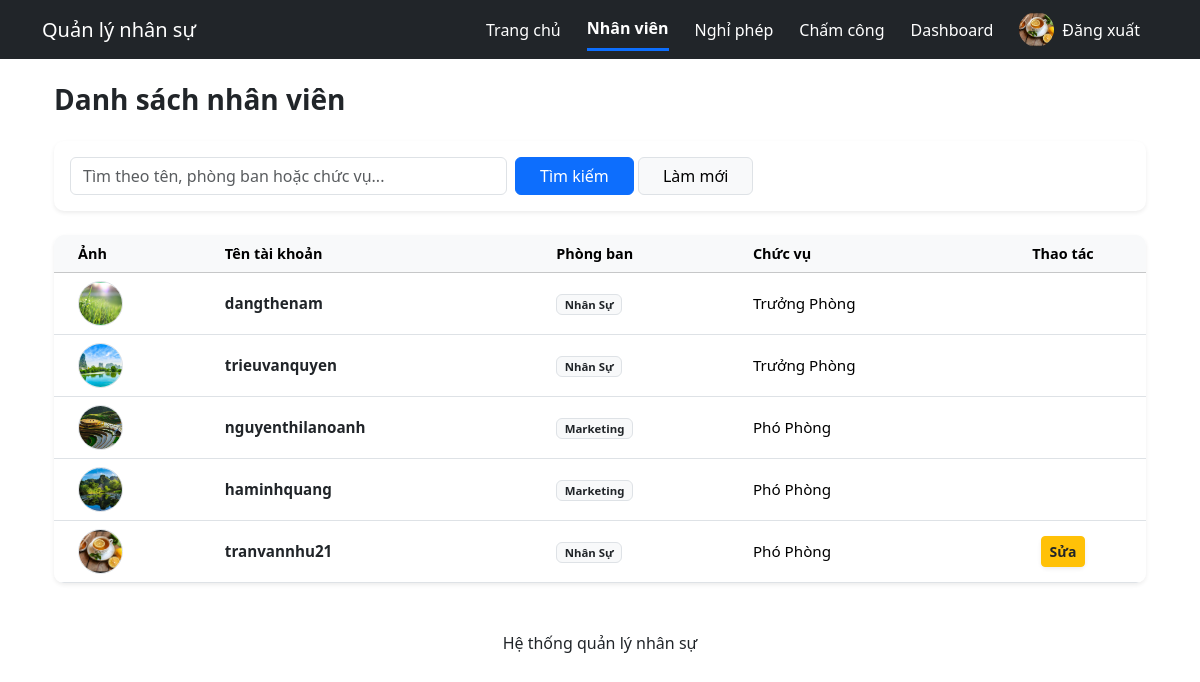
Screenshot of /employees (signed in) with the database file from the repository.
### employees/models.py (models this page shows, shortened)
class Employee(models.Model):
    user = models.OneToOneField(User, on_delete=models.CASCADE, verbose_name="Tài khoản")
    department = models.ForeignKey(
        Department,
        on_delete=models.SET_NULL,
        null=True,
        verbose_name="Phòng ban"
    )
    position = models.ForeignKey(
        Position,
        on_delete=models.SET_NULL,
        null=True,
        verbose_name="Chức vụ"
    )
    phone = models.CharField("Số điện thoại", max_length=20)
    address = models.TextField("Địa chỉ")
    photo = models.ImageField("Ảnh nhân viên", upload_to='employees/', null=True, blank=True)
    class Meta:
        verbose_name = "Nhân viên"
        verbose_name_plural = "Nhân viên"

class Department(models.Model):
    name = models.CharField("Tên phòng ban", max_length=100)
    def __str__(self):
        return self.name
    class Meta:
        verbose_name = "Phòng ban"
        verbose_name_plural = "Phòng ban"

class Position(models.Model):
    title = models.CharField("Chức vụ", max_length=100)
    def __str__(self):
        return self.title
    class Meta:
        verbose_name = "Chức vụ"
        verbose_name_plural = "Chức vụ"

### employees/views.py (the view)
# urls.py: path('employees',views.employee_list),
def employee_list(request):
    keyword = request.GET.get('q')
    employees = Employee.objects.select_related(
        'department','position','user'
    )
    if keyword:
        employees = employees.filter(
            Q(user__username__icontains=keyword) |
            Q(department__name__icontains=keyword) |
            Q(position__title__icontains=keyword)
        )
    return render(request,'employee_list.html',{
        'employees': employees,
        'keyword': keyword
    })

### employees/templates/employee_list.html (shortened to what this page needs)
{% extends 'base.html' %}
{% block content %}
<div class="container-fluid mt-4">
    <div class="d-flex justify-content-between align-items-center mb-4">
        <h3 class="fw-bold text-dark mb-0">Danh sách nhân viên</h3>
    </div>
    <div class="card shadow-sm border-0 mb-4" style="border-radius: 10px;">
        <div class="card-body py-3">
            <form method="get" class="m-0">
                <div class="row g-2 align-items-center">
                    <div class="col-md-6 col-lg-5">
                        <input type="text" name="q" class="form-control" placeholder="Tìm theo tên, phòng ban hoặc chức vụ..." value="{{ keyword|default:'' }}">
                    </div>
                    <div class="col-md-auto">
                        <button type="submit" class="btn btn-primary px-4">Tìm kiếm</button>
                        <a href="/employees" class="btn btn-light border px-4">Làm mới</a>
                    </div>
                </div>
            </form>
        </div>
    </div>
    <div class="card shadow-sm border-0" style="border-radius: 10px; overflow: hidden;">
        <div class="table-responsive">
            <table class="table table-hover align-middle mb-0">
                <thead class="table-light text-muted" style="font-size: 0.9rem;">
                    <tr>
                        <th class="ps-4">Ảnh</th>
                        <th>Tên tài khoản</th>
                        <th>Phòng ban</th>
                        <th>Chức vụ</th>
                        <th width="150" class="text-center pe-4">Thao tác</th>
                    </tr>
                </thead>
                <tbody style="font-size: 0.95rem;">
                    {% for e in employees %}
                    <tr>
                        <td class="ps-4">
                            {% if e.photo %}
                            <img src="{{e.photo.url}}" alt="avatar" class="rounded-circle border" style="width: 45px; height: 45px; object-fit: cover;">
                            {% else %}
                            <img src="https://via.placeholder.com/50" alt="avatar" class="rounded-circle border" style="width: 45px; height: 45px; object-fit: cover;">
                            {% endif %}
                        </td>
                        <td><span class="fw-bold text-dark">{{e.user.username}}</span></td>
                        <td>
                            <span class="badge bg-light text-dark border">{{e.department}}</span>
                        </td>
                        <td>{{e.position}}</td>
                        <td class="text-center pe-4">
                            <div class="btn-group shadow-sm">
                                {% if request.user.is_superuser or e.user == request.user %}
                                <a href="/employees/edit/{{e.id}}" class="btn btn-warning btn-sm text-dark fw-semibold">Sửa</a>
                                {% endif %}
                            </div>
                        </td>
                    </tr>
                    {% endfor %}
                </tbody>
            </table>
        </div>
    </div>
</div>
{% endblock %}

### employees/templates/base.html (shortened to what this page needs)
<!DOCTYPE html>
<html lang="vi">
<head>
<link href="https://cdn.jsdelivr.net/npm/bootstrap@5.3.2/dist/css/bootstrap.min.css" rel="stylesheet">
</head>
<body>
<nav class="navbar navbar-dark bg-dark">
<div class="container">
<a class="navbar-brand" href="/">Quản lý nhân sự</a>
<ul class="navbar-nav flex-row align-items-center">
<li class="nav-item mx-2">
<a class="nav-link {% if request.path == '/' %}active-menu{% endif %}" href="/">
Trang chủ
</a>
</li>
<li class="nav-item mx-2">
<a class="nav-link {% if '/employees' in request.path %}active-menu{% endif %}" href="/employees">
Nhân viên
</a>
</li>
<li class="nav-item mx-2">
<a class="nav-link {% if '/leave' in request.path %}active-menu{% endif %}" href="/leave">
Nghỉ phép
</a>
</li>
<li class="nav-item mx-2">
<a class="nav-link {% if '/attendance' in request.path %}active-menu{% endif %}" href="/attendance">
Chấm công
</a>
</li>
<li class="nav-item mx-2">
<a class="nav-link {% if '/dashboard' in request.path %}active-menu{% endif %}" href="/dashboard">
Dashboard
</a>
</li>
{% if request.user.is_authenticated %}
{% if request.user.employee.photo %}
<img src="{{request.user.employee.photo.url}}" class="avatar-small ms-2">
{% endif %}
<li class="nav-item mx-2">
<a class="nav-link text-white" href="/logout/">
Đăng xuất
</a>
</li>
{% else %}
<li class="nav-item mx-2">
<a class="nav-link text-white" href="/login/">
Đăng nhập
</a>
</li>
{% endif %}
</ul>
</div>
</nav>
<div class="container mt-4">
{% block content %}
{% endblock %}
</div>
<footer class="text-center mt-5">
<p>Hệ thống quản lý nhân sự</p>
</footer>
</body>
</html>

### employees/templates/base.html (style rules this page uses)
.nav-link { color:white !important; margin-right:10px; }
.active-menu { border-bottom:3px solid #0d6efd; font-weight:bold; }
.avatar-small { width:35px; height:35px; border-radius:50%; object-fit:cover; }

### rows the page displays
Employee: photo (picture), user.username "dangthenam", department "Nhân Sự", position "Trưởng Phòng"
Employee: photo (picture), user.username "trieuvanquyen", department "Nhân Sự", position "Trưởng Phòng"
Employee: photo (picture), user.username "nguyenthilanoanh", department "Marketing", position "Phó Phòng"
Employee: photo (picture), user.username "haminhquang", department "Marketing", position "Phó Phòng"
Employee: photo (picture), user.username "tranvannhu21", department "Nhân Sự", position "Phó Phòng"
